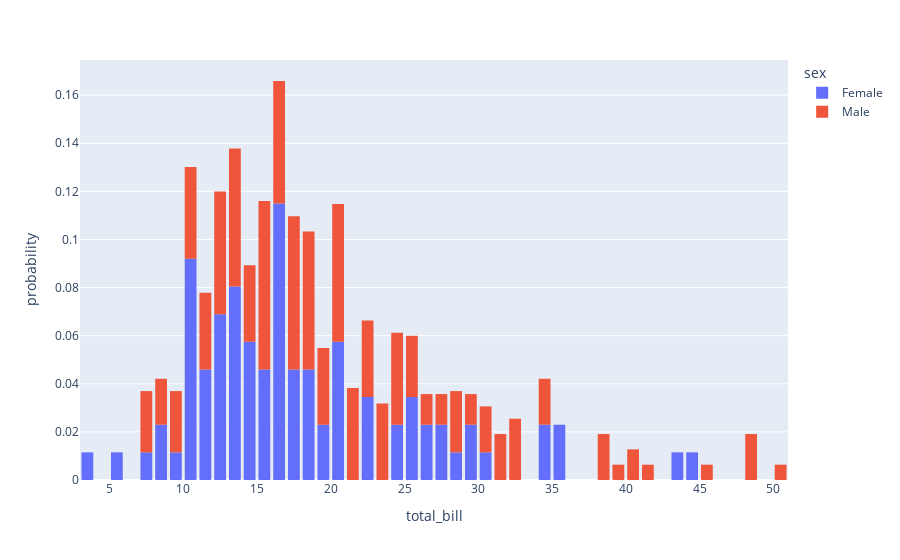

The notebook cell this image was saved under:
### Code cell
fig =px.histogram(df,x = 'total_bill',color = 'sex',nbins= 50,histnorm ='probability')
fig.update_layout(bargap = .2)
fig.show()

### Figure 1 — Plotly figure (JSON) as saved in the notebook; plotly's stock layout.template omitted (floating-point values rounded to 4 significant figures; data arrays with more than 128 entries replaced by an {"elided": "..."} marker saying what was removed)
{"data": [{"bingroup": "x", "histnorm": "probability", "hovertemplate": "sex=Female<br>total_bill=%{x}<br>probability=%{y}<extra></extra>", "legendgroup": "Female", "marker": {"color": "#636efa", "pattern": {"shape": ""}}, "name": "Female", "nbinsx": 50, "orientation": "v", "showlegend": true, "type": "histogram", "x": [16.99, 24.59, 35.26, 14.83, 10.33, 16.97, 20.29, 15.77, 19.65, 15.06, 20.69, 16.93, 10.29, 34.81, 26.41, 16.45, 3.07, 17.07, 26.86, 25.28, 14.73, 10.07, 34.83, 5.75, 16.32, 22.75, 11.35, 15.38, 44.3, 22.42, 20.92, 14.31, 7.25, 25.71, 17.31, 10.65, 12.43, 24.08, 13.42, 12.48, 29.8, 14.52, 11.38, 20.27, 11.17, 12.26, 18.26, 8.51, 10.33, 14.15, 13.16, 17.47, 27.05, 16.43, 8.35, 18.64, 11.87, 29.85, 25.0, 13.39, 16.21, 17.51, 10.59, 10.63, 9.6, 20.9, 18.15, 19.81, 43.11, 13.0, 12.74, 13.0, 16.4, 16.47, 12.76, 13.27, 28.17, 12.9, 30.14, 13.42, 15.98, 16.27, 10.09, 22.12, 35.83, 27.18, 18.78], "xaxis": "x", "yaxis": "y"}, {"bingroup": "x", "histnorm": "probability", "hovertemplate": "sex=Male<br>total_bill=%{x}<br>probability=%{y}<extra></extra>", "legendgroup": "Male", "marker": {"color": "#EF553B", "pattern": {"shape": ""}}, "name": "Male", "nbinsx": 50, "orientation": "v", "showlegend": true, "type": "histogram", "x": {"elided": "157 float values"}, "xaxis": "x", "yaxis": "y"}], "layout": {"bargap": 0.2, "barmode": "relative", "legend": {"title": {"text": "sex"}, "tracegroupgap": 0}, "margin": {"t": 60}, "xaxis": {"anchor": "y", "domain": [0, 1], "title": {"text": "total_bill"}}, "yaxis": {"anchor": "x", "domain": [0, 1], "title": {"text": "probability"}}}}
